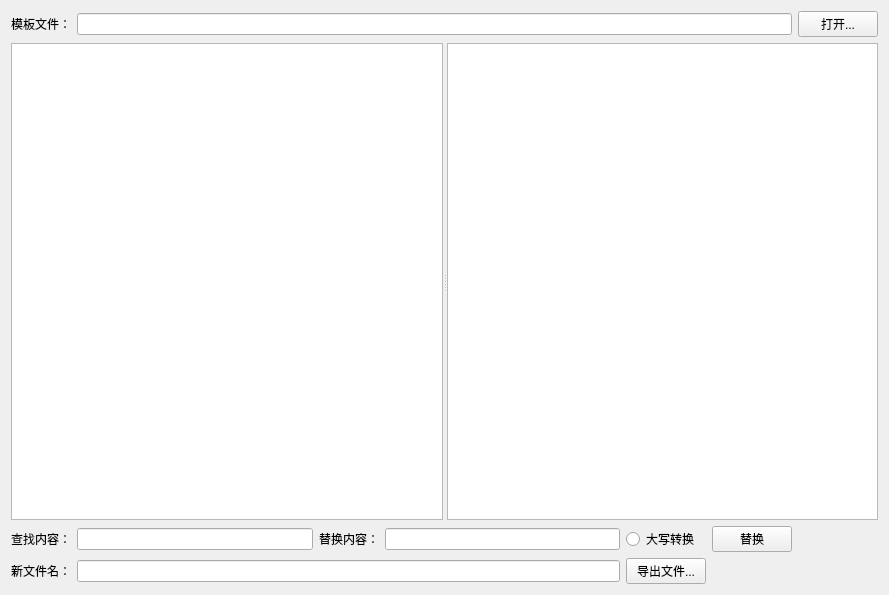
<?xml version="1.0" encoding="UTF-8"?>
<ui version="4.0">
 <class>Widget</class>
 <widget class="QWidget" name="Widget">
  <property name="geometry">
   <rect>
    <x>0</x>
    <y>0</y>
    <width>889</width>
    <height>595</height>
   </rect>
  </property>
  <property name="windowTitle">
   <string>Widget</string>
  </property>
  <layout class="QGridLayout" name="gridLayout">
   <item row="0" column="0">
    <widget class="QLabel" name="label_3">
     <property name="text">
      <string>模板文件：</string>
     </property>
    </widget>
   </item>
   <item row="0" column="6">
    <widget class="QPushButton" name="openBtn">
     <property name="text">
      <string>打开...</string>
     </property>
    </widget>
   </item>
   <item row="2" column="0">
    <widget class="QLabel" name="label">
     <property name="text">
      <string>查找内容：</string>
     </property>
    </widget>
   </item>
   <item row="2" column="1">
    <widget class="QLineEdit" name="findSourceLdt"/>
   </item>
   <item row="2" column="2">
    <widget class="QLabel" name="label_2">
     <property name="text">
      <string>替换内容：</string>
     </property>
    </widget>
   </item>
   <item row="2" column="3">
    <widget class="QLineEdit" name="replaceSourceLdt"/>
   </item>
   <item row="2" column="4">
    <widget class="QRadioButton" name="upperRdBtn">
     <property name="text">
      <string>大写转换</string>
     </property>
    </widget>
   </item>
   <item row="2" column="5">
    <widget class="QPushButton" name="replaceBtn">
     <property name="text">
      <string>替换</string>
     </property>
    </widget>
   </item>
   <item row="3" column="0">
    <widget class="QLabel" name="label_4">
     <property name="text">
      <string>新文件名：</string>
     </property>
    </widget>
   </item>
   <item row="3" column="4">
    <widget class="QPushButton" name="exportFileBtn">
     <property name="text">
      <string>导出文件...</string>
     </property>
    </widget>
   </item>
   <item row="1" column="0" colspan="7">
    <widget class="QSplitter" name="splitter">
     <property name="orientation">
      <enum>Qt::Horizontal</enum>
     </property>
     <widget class="QTextBrowser" name="sourceCodeTxtBwor"/>
     <widget class="QTextEdit" name="destCodeTxtBwor"/>
    </widget>
   </item>
   <item row="0" column="1" colspan="5">
    <widget class="QLineEdit" name="modelFileLdt"/>
   </item>
   <item row="3" column="1" colspan="3">
    <widget class="QLineEdit" name="exportFileNameLdt"/>
   </item>
  </layout>
 </widget>
 <layoutdefault spacing="6" margin="11"/>
 <resources/>
 <connections/>
</ui>
